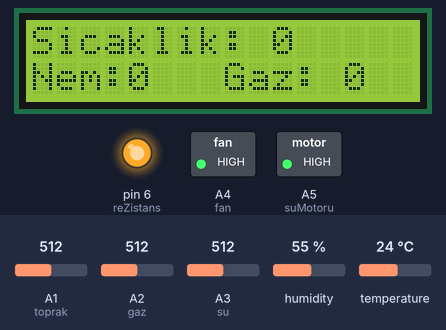
Bench run of a sketch on a simulated Arduino Uno, built with avr-gcc and run on an emulated ATmega328P. Parts: 16×2 character LCD, switched loads named in the sketch (green lamp = pin HIGH), output pins drawn as LEDs (lit = HIGH). Dashed ring = blinking. The test bench sets the inputs (shaded band); at power-on: A1 (toprak) = 512, temperature 24 °C, A2 (gaz) = 512, A3 (su) = 512, humidity 55 %. What the sketch prints to the serial monitor is not drawn.

Above: at 2.7 s.
2.8 s: A1 (toprak) set to 813
At 4.3 s:
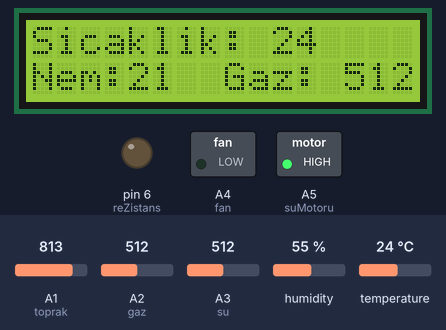
5.2 s: A1 (toprak) set to 846
At 6.7 s:
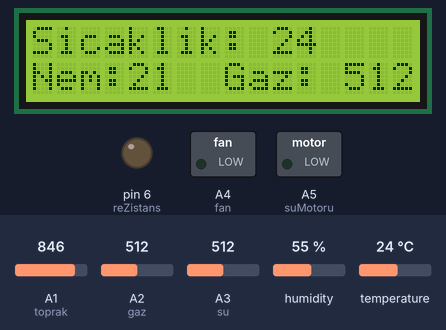
9.8 s: temperature set to 28 °C
At 12.1 s:
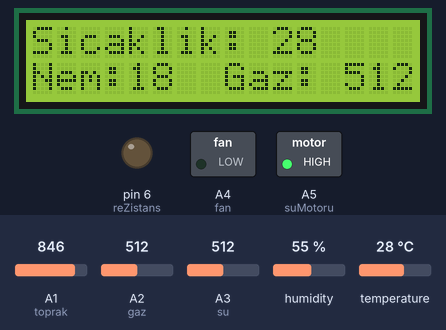
13.8 s: temperature set to 31 °C
At 16.3 s:
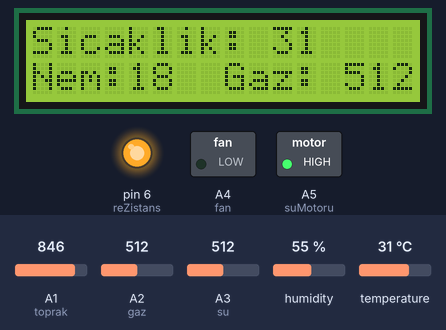
18.4 s: A2 (gaz) set to 136
At 21.6 s:
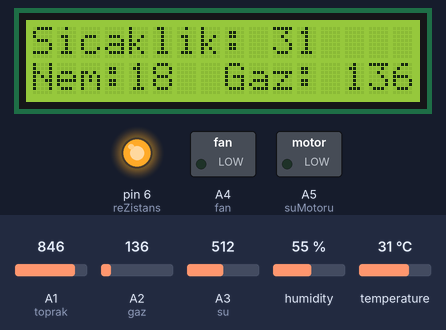
22.3 s: A2 (gaz) set to 115
At 25.9 s:
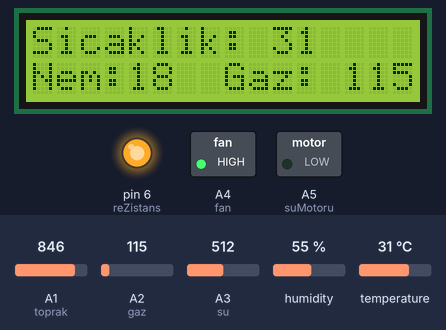
Timing chart, 0 to 27.9 s (numbered marks = the images above; inputs shaded):
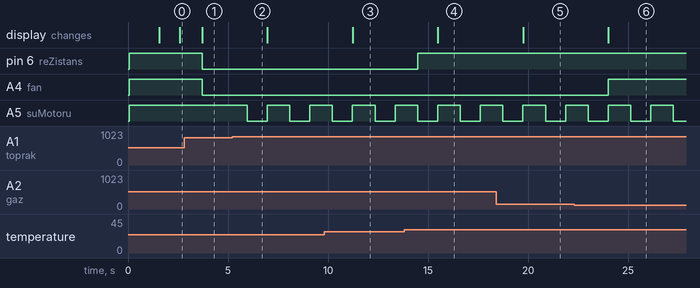

The sketch:

Akilli_Sera_yazilim.ino
```cpp
#include <dht11.h>
dht11 DHT11;
#include <LiquidCrystal.h>
const int rs = 12, en = 11, d4 = 5, d5 = 4, d6 = 3, d7 = 2;
LiquidCrystal lcd(rs, en, d4, d5, d6, d7);

#define DHT11PIN A0
#define su A3
#define toprak A1
#define gaz A2
#define suMotoru A5
#define fan A4
#define reZistans 6
int toprakNem,suSeviye,gazDeger,toprakNem1;
int sicaklik;
int maxSicaklik=30;
int nemReferans=20;
int gazReferans=130;
int suReferans=250;
int a=1;


void setup()
{
   Serial.begin(9600);
   lcd.begin(16, 2);
   lcd.setCursor(2,0);
   lcd.print("AKILLI SERA");
   pinMode(toprak,INPUT);
   pinMode(su,INPUT);
   pinMode(gaz,INPUT);
   pinMode(fan,OUTPUT);
   pinMode(suMotoru,OUTPUT);
   pinMode(reZistans,OUTPUT);
   digitalWrite(reZistans,1);
   digitalWrite(fan,1);
   digitalWrite(suMotoru,1);
   delay(1500);
   lcd.clear();


}

void loop()
{
    lcdyazdirma();
    serial_monitor();
    delay(100);
    toprakNem=analogRead(toprak);
    suSeviye=analogRead(su);
    gazDeger=analogRead(gaz);
    int chk=DHT11.read(DHT11PIN);
    sicaklik=DHT11.temperature;

    toprakNem1=map(toprakNem,0,1023,100,0);
///////////////// SICAKLIK VE REZİSTANS ////////////////////////
    if(sicaklik<maxSicaklik)
    {
      digitalWrite(reZistans,0);
    }
    else if(sicaklik>=maxSicaklik)
    {
      digitalWrite(reZistans,1);
    }
//////////////////// NEM VE SU MOTORU //////////////////////////

     if(nemReferans>toprakNem1)
     {
      if(a==1)
      {
        digitalWrite(suMotoru,0);
        delay(1000);
        digitalWrite(suMotoru,1);

      }

     }

//     else if(nemReferans<toprakNem1)
//    {
//      digitalWrite(suMotoru,1);
//    }
//////////////////// GAZ VE FAN ////////////////////////////////

    if(gazReferans<gazDeger||gazReferans+2<gazDeger||gazReferans-2<gazDeger)
    {
      digitalWrite(fan,0);
    }
    else if(gazReferans>=gazDeger||gazReferans+2>gazDeger||gazReferans-2>gazDeger)
    {
      digitalWrite(fan,1);
    }
/////////////////// SU SEVİYESİ ////////////////////////////////


}
//////////////////// SERIAL MONITOR ////////////////////////////////
void serial_monitor()
{
     suSeviye=analogRead(su);
//   Serial.print("Sicaklik (Celcius): ");
//   Serial.println((float)DHT11.temperature, DHT11PIN);
//   Serial.println(toprakNem);
   Serial.println(suSeviye);
//   Serial.println(gazDeger);
}

//////////////////// LCD YAZDIRMA /////////////////////////////
void lcdyazdirma()
{

     while(suSeviye<suReferans)
    {
      suSeviye=analogRead(su);
      lcd.clear();
      Serial.println(suSeviye);
      lcd.setCursor(2,0);
      lcd.print("SU SEVIYESI");
      lcd.setCursor(3,1);
      lcd.print("AZALIYOR...");
      delay(1000);

    }
      lcd.clear();
      lcd.setCursor(0,0);
      lcd.print("Sicaklik: ");
      lcd.setCursor(10,0);
      lcd.print(DHT11.temperature);
      lcd.setCursor(0,1);
      lcd.print("Nem:");
      lcd.setCursor(4,1);
      lcd.print(toprakNem1);
      lcd.setCursor(8,1);
      lcd.print("Gaz: ");
      lcd.setCursor(13,1);
      lcd.print(gazDeger);
      delay(1000);
}
```

Measured:
- the behaviour switches between 828 and 829 on A1 (toprak) (found by bisection; images 1 and 2)
- the behaviour switches between 29 and 30 °C on temperature (found by bisection; images 3 and 4)
- the behaviour switches between 129 and 128 on A2 (gaz) (found by bisection; images 5 and 6)
- after the input at 2.8 s, the display: changes after 0.91 s (image 1)
- after the input at 5.2 s, A5 (suMotoru): alternates HIGH for 1.1 s and LOW for 1.0 s, starting after 0.76 s
- after the input at 9.8 s, the display: changes after 1.4 s (image 3)
- after the input at 13.8 s, pin 6 (reZistans): LOW → HIGH after 0.69 s; the display: changes after 1.7 s (image 4)
- after the input at 18.4 s, the display: changes after 1.4 s (image 5)
- after the input at 22.3 s, A4 (fan): LOW → HIGH after 1.7 s; the display: changes after 1.7 s (image 6)
